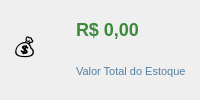
        <widget class="QFrame" name="cardValorEstoque">
         <property name="styleSheet">
          <string notr="true">QFrame#cardValorEstoque{background-color:#ffffff;border:1px solid #a8c4d8;border-radius:6px;}</string>
         </property>
         <layout class="QHBoxLayout" name="cardValorEstoqueHL">
          <property name="leftMargin">
           <number>14</number>
          </property>
          <property name="topMargin">
           <number>8</number>
          </property>
          <property name="rightMargin">
           <number>14</number>
          </property>
          <property name="bottomMargin">
           <number>8</number>
          </property>
          <item>
           <widget class="QLabel" name="lblIconValorEst">
            <property name="styleSheet">
             <string notr="true">font-size:22px;</string>
            </property>
            <property name="text">
             <string>💰</string>
            </property>
           </widget>
          </item>
          <item>
           <layout class="QVBoxLayout">
            <property name="spacing">
             <number>0</number>
            </property>
            <item>
             <widget class="QLabel" name="lblValorEstoqueValor">
              <property name="styleSheet">
               <string notr="true">font-size:18px;font-weight:bold;color:#3a8a3a;</string>
              </property>
              <property name="text">
               <string>R$ 0,00</string>
              </property>
             </widget>
            </item>
            <item>
             <widget class="QLabel" name="lblValorEstoqueLabel">
              <property name="styleSheet">
               <string notr="true">font-size:11px;color:#5580a0;</string>
              </property>
              <property name="text">
               <string>Valor Total do Estoque</string>
              </property>
             </widget>
            </item>
           </layout>
          </item>
         </layout>
        </widget>
